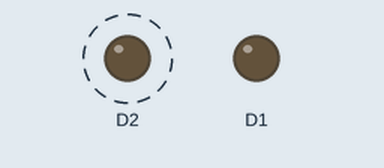
Recording of a sketch running on a simulated ESP8266 (NodeMCU). Parts: output pins drawn as LEDs (lit = HIGH). Dashed ring = blinking. WiFi joins after 1.5 s; servers stay silent unless stated; uploads are accepted with an empty reply; what the sketch prints to the serial monitor is not drawn.

Above: at 2.1 s.
Timing chart, 0 to 5.0 s (numbered marks = the images above):
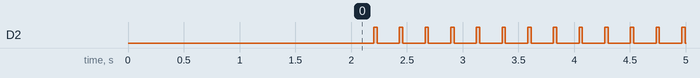

Measured:
- by itself, D2: alternates HIGH for 0.03 s and LOW for 0.20 s

The sketch:

code.ino
```cpp
#include <ESP8266WiFi.h>
#include <ESP8266HTTPClient.h>

const char* ssid = "Research_LAB";
const char* password = "rlab@uem_jaipur!303807&chomu";

void setup () {

	Serial.begin(115200);
	WiFi.begin(ssid, password);
	pinMode(D1,OUTPUT);
	pinMode(D2,OUTPUT);
	//pinMode(D3,OUTPUT);

	while (WiFi.status() != WL_CONNECTED) {

		 delay(1000);
		 Serial.println("Connecting..");

	}

}

void loop() {

	if (WiFi.status() == WL_CONNECTED) { //Check WiFi connection status

		HTTPClient http;  //Declare an object of class HTTPClient

		http.begin("https://smpower.000webhostapp.com/node.php?id=doorlock&key=1234&input=off");  //Specify request destination
		int httpCode = http.GET();                                                                  //Send the request

		if (httpCode > 0) { //Check the returning code
			digitalWrite(D2,HIGH);
			String payload = http.getString();   //Get the request response payload
			//Serial.println(payload);                     //Print the response payload
			if (payload.equals("on"))
			{
				Serial.println("led on");
				digitalWrite(D1,HIGH);
				//digitalWrite(D3,HIGH);
        delay(3000);
        digitalWrite(D1,LOW);
        //digitalWrite(D3,LOW);
			}
			else
			{
				Serial.println("led off");
				digitalWrite(D1,LOW);
				//digitalWrite(D3,LOW);
			}
			delay(30);
			digitalWrite(D2,LOW);
		}

		http.end();   //Close connection

	}

	//delay(3000);    //Send a request every 3 seconds

}
```
